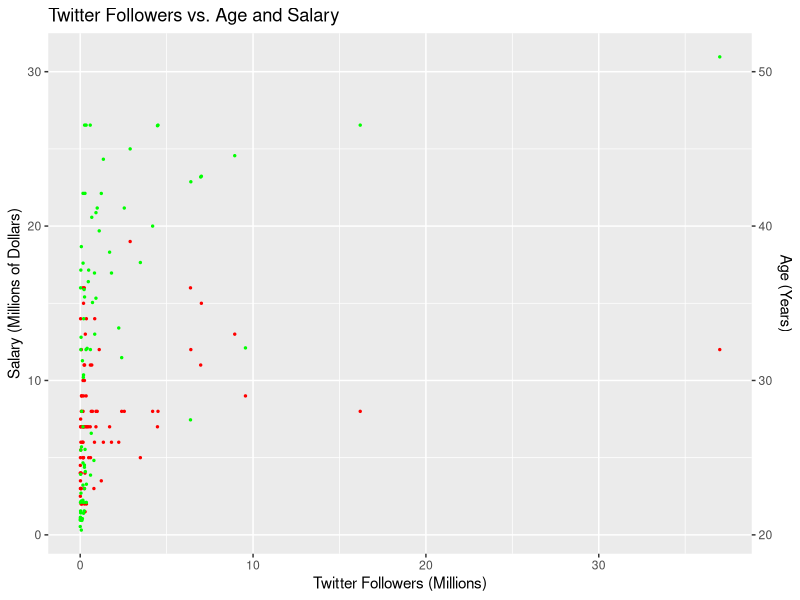

Here is the R script that generated this plot:
# install.packages('dplyr')
# install.packages('ggplot2')
# install.packages('R.utils')
# setwd('./code')
library(dplyr)
library(ggplot2)
library(R.utils)

unprocessedData <- data.table::fread('../data/nba_2016_2017_100.csv')

data <- unprocessedData %>%
  select(AGE, SALARY_MILLIONS, TWITTER_FOLLOWER_COUNT_MILLIONS) %>%
  filter(TWITTER_FOLLOWER_COUNT_MILLIONS > 0) %>%
  group_by(TWITTER_FOLLOWER_COUNT_MILLIONS) %>%
  summarize(AGE = mean(AGE), SALARY_MILLIONS = mean(SALARY_MILLIONS)) %>%
  arrange(TWITTER_FOLLOWER_COUNT_MILLIONS)

graph3 <- ggplot(data=data, aes(x=TWITTER_FOLLOWER_COUNT_MILLIONS)) +
  ggtitle('Twitter Followers vs. Age and Salary') +
  geom_point(aes(y=AGE-20), col='red', size=0.5) +
  geom_point(aes(y=SALARY_MILLIONS), col='green', size=0.5) +
  scale_y_continuous(sec.axis = sec_axis(~.+20, name = "Age (Years)")) +
  xlab('Twitter Followers (Millions)') +
  ylab('Salary (Millions of Dollars)')





